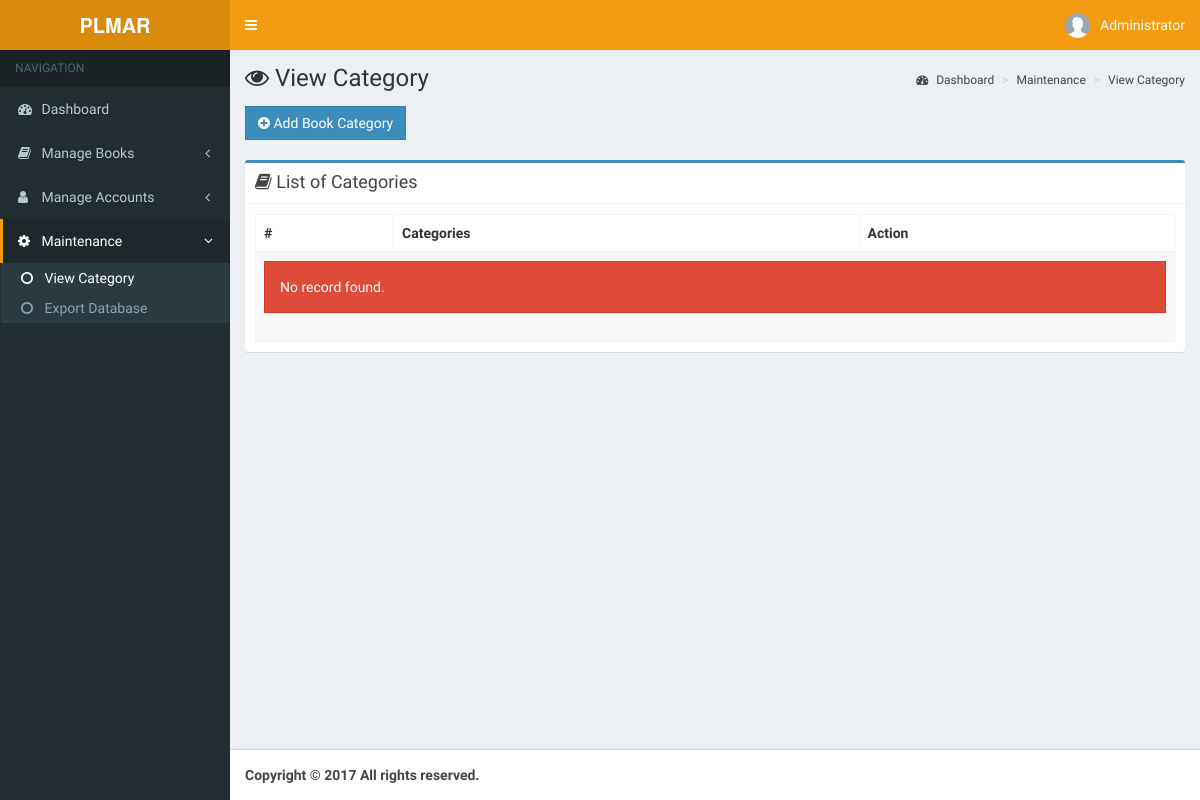
Before: /pages/admin/view-category.php (signed in) with the older database file.
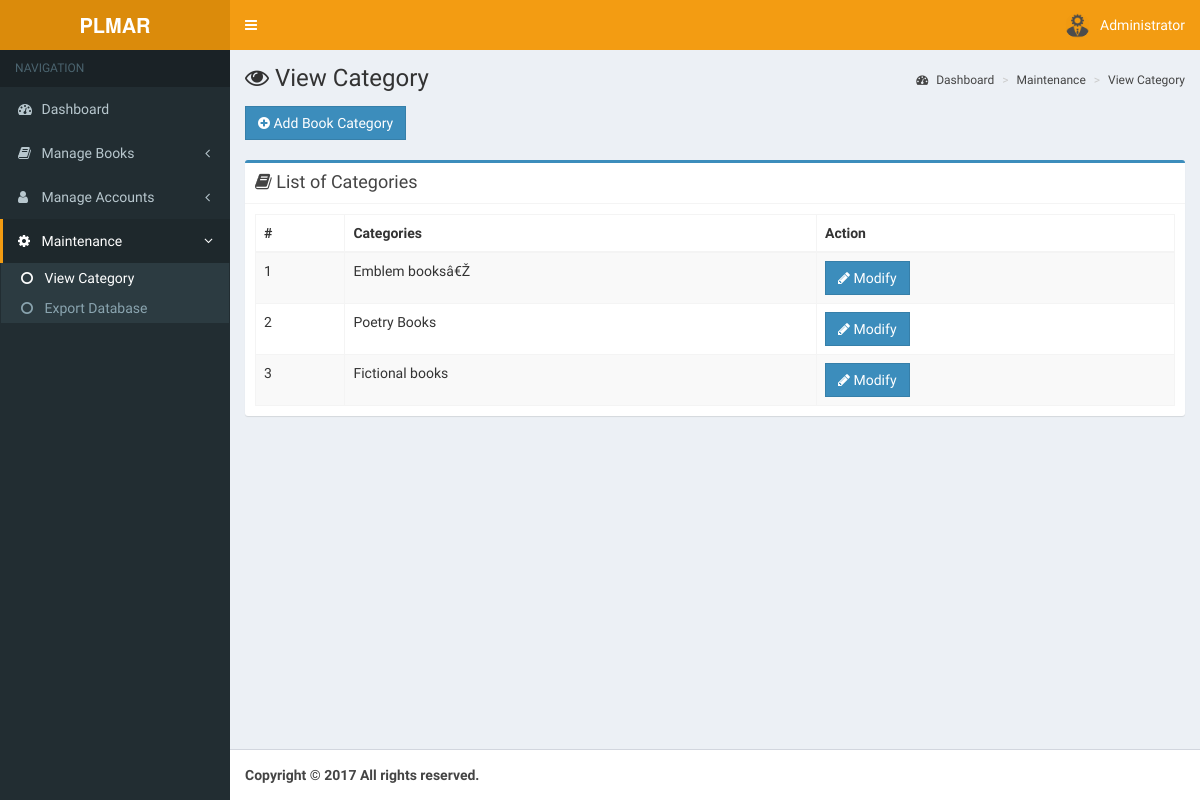
After: the same page with the newer database file.
### tables this page shows
CREATE TABLE `pl_account_tbl` (
  `id` int(11) NOT NULL,
  `image` varchar(255) NOT NULL,
  `student_id` varchar(255) NOT NULL,
  `name` varchar(255) NOT NULL,
  `email` varchar(255) NOT NULL,
  `gender` varchar(255) NOT NULL,
  `username` varchar(255) NOT NULL,
  `password` varchar(255) NOT NULL,
  `role` varchar(255) NOT NULL,
  `date` timestamp NOT NULL DEFAULT CURRENT_TIMESTAMP ON UPDATE CURRENT_TIMESTAMP
);

CREATE TABLE `pl_books_category_tbl` (
  `id` int(11) NOT NULL,
  `category` varchar(255) NOT NULL
);

### pages/admin/view-category.php (the view, shortened to what the changed rows need)
<?php
include '../../functions/functions.php';
$query = $db->query("SELECT * FROM pl_account_tbl WHERE id = ".$_SESSION['admin']);
$row = $query->fetch_object();
$name = $row->name;
$image = $row->image;
?>
<!DOCTYPE html>
<html>
<head>
  <link rel="stylesheet" href="../../bootstrap/css/bootstrap.min.css">
  <link rel="stylesheet" href="https://cdnjs.cloudflare.com/ajax/libs/font-awesome/4.5.0/css/font-awesome.min.css">
  <link rel="stylesheet" href="https://cdnjs.cloudflare.com/ajax/libs/ionicons/2.0.1/css/ionicons.min.css">
  <link rel="stylesheet" href="../../dist/css/AdminLTE.min.css">
  <link rel="stylesheet" href="../../plugins/select2/select2.min.css">
  <link rel="stylesheet" href="../../dist/css/skins/skin-yellow.min.css">
  <link rel="stylesheet" type="text/css" href="../../dist/sweetalert/dist/sweetalert.css">
  <link rel="stylesheet" type="text/css" href="../../dist/sweetalert/themes/twitter/twitter.css">
  <link href="../../plugins/datatables.net-bs/css/dataTables.bootstrap.min.css" rel="stylesheet">
  <link href="../../plugins/datatables.net-buttons-bs/css/buttons.bootstrap.min.css" rel="stylesheet">
  <link href="../../plugins/datatables.net-fixedheader-bs/css/fixedHeader.bootstrap.min.css" rel="stylesheet">
  <link href="../../plugins/datatables.net-responsive-bs/css/responsive.bootstrap.min.css" rel="stylesheet">
  <link href="../../plugins/datatables.net-scroller-bs/css/scroller.bootstrap.min.css" rel="stylesheet">
</head>
<body class="hold-transition skin-yellow sidebar-mini">
<div class="wrapper">
  <header class="main-header">
    <nav class="navbar navbar-static-top" role="navigation">
      <div class="navbar-custom-menu">
        <ul class="nav navbar-nav">
          <li class="dropdown user user-menu">
            <a href="#" class="dropdown-toggle" data-toggle="dropdown">
              <img src="../../<?php echo $image?>" class="user-image" alt="User Image">
              <span class="hidden-xs"><?php echo$name?></span>
            </a>
          </li>
        </ul>
      </div>
    </nav>
  </header>
  <div class="content-wrapper">
    <section class="content-header">
      <h1><i class="fa fa-eye"></i> View Category</h1>
    </section>
    <section class="content">
    <br>
    <div class="row">
        <div class="col-md-12 col-xs-12">
          <div class="box box-primary">
              <div class="box-body">
                <table id="datatable-responsive" class="table table-striped table-bordered dt-responsive nowrap" cellspacing="0" width="100%">
                      <thead>
                        <tr>
                          <th>#</th>
                          <th>Categories</th>
                          <th>Action</th>
                        </tr>
                      </thead>
                      <tbody>
                         <?php
                            global $db;
                            $sql = "SELECT * FROM pl_books_category_tbl";
                            $i = 1;
                            $query = $db->query($sql);
                            $check = $query->num_rows;
                            if($check < 1) {
                              echo '<td colspan=3><div class="alert alert-danger flat">No record found.</div></td>';
                            } else {
                            while ($row = $query->fetch_object()) {
                              echo
                              '
                              <tr>
                              <td>'.$i++.'</td>
                              <td>'.$row->category.'</td>
                              <td>
                              <a href="modify-category.php?id='.$row->id.'"
                              class="btn btn-primary flat"><i class="fa fa-pencil"></i> Modify </a></td>
                              </tr>
                              ';
                            }
                          }
                         ?>
                      </tbody>
                    </table>
              </div>
          </div>
          </div>
    </div>
    </section>
  </div>
</div>
</body>
</html>

Changed rows visible on the page:
changed pl_account_tbl "Administrator": image: a different picture
added pl_books_category_tbl: category "Emblem booksâ€Ž"
added pl_books_category_tbl: category "Poetry Books"
added pl_books_category_tbl: category "Fictional books"
Other visible differences:
text no longer shown: "No record found."
